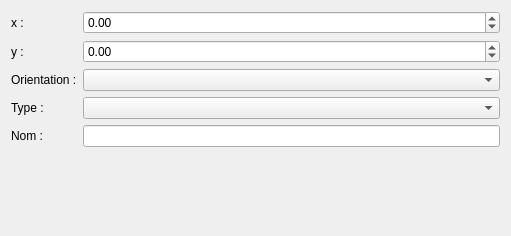
<?xml version="1.0" encoding="UTF-8"?>
<ui version="4.0">
 <class>TerminalEditor</class>
 <widget class="QWidget" name="TerminalEditor">
  <property name="geometry">
   <rect>
    <x>0</x>
    <y>0</y>
    <width>511</width>
    <height>236</height>
   </rect>
  </property>
  <property name="windowTitle">
   <string>Form</string>
  </property>
  <layout class="QGridLayout" name="gridLayout">
   <item row="1" column="0">
    <widget class="QLabel" name="label_2">
     <property name="text">
      <string>y :</string>
     </property>
    </widget>
   </item>
   <item row="0" column="1">
    <widget class="QDoubleSpinBox" name="m_x_dsb">
     <property name="minimum">
      <double>-5000.000000000000000</double>
     </property>
     <property name="maximum">
      <double>5000.000000000000000</double>
     </property>
    </widget>
   </item>
   <item row="1" column="1">
    <widget class="QDoubleSpinBox" name="m_y_dsb">
     <property name="minimum">
      <double>-5000.000000000000000</double>
     </property>
     <property name="maximum">
      <double>5000.000000000000000</double>
     </property>
    </widget>
   </item>
   <item row="2" column="0">
    <widget class="QLabel" name="label_3">
     <property name="text">
      <string>Orientation :</string>
     </property>
    </widget>
   </item>
   <item row="4" column="1">
    <widget class="QLineEdit" name="m_name_le"/>
   </item>
   <item row="2" column="1">
    <widget class="QComboBox" name="m_orientation_cb"/>
   </item>
   <item row="0" column="0">
    <widget class="QLabel" name="label">
     <property name="text">
      <string>x :</string>
     </property>
    </widget>
   </item>
   <item row="4" column="0">
    <widget class="QLabel" name="label_4">
     <property name="text">
      <string>Nom :</string>
     </property>
    </widget>
   </item>
   <item row="3" column="0">
    <widget class="QLabel" name="label_5">
     <property name="text">
      <string>Type :</string>
     </property>
    </widget>
   </item>
   <item row="3" column="1">
    <widget class="QComboBox" name="m_type_cb"/>
   </item>
   <item row="5" column="1">
    <spacer name="verticalSpacer">
     <property name="orientation">
      <enum>Qt::Vertical</enum>
     </property>
     <property name="sizeHint" stdset="0">
      <size>
       <width>20</width>
       <height>40</height>
      </size>
     </property>
    </spacer>
   </item>
  </layout>
 </widget>
 <resources/>
 <connections/>
</ui>
